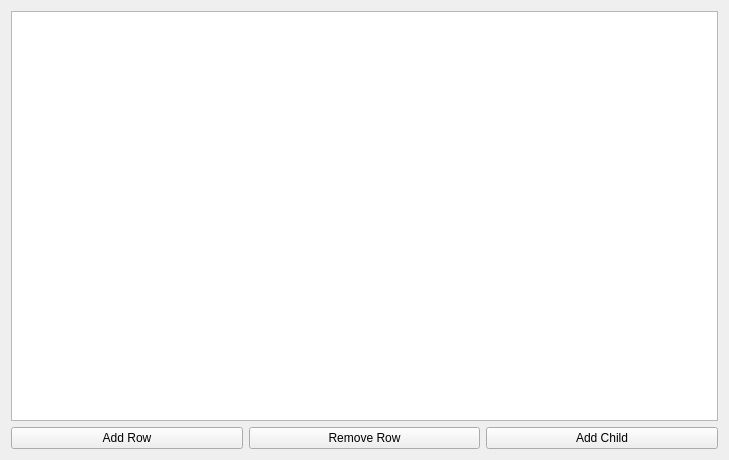
<?xml version="1.0" encoding="UTF-8"?>
<ui version="4.0">
 <class>Widget</class>
 <widget class="QWidget" name="Widget">
  <property name="geometry">
   <rect>
    <x>0</x>
    <y>0</y>
    <width>729</width>
    <height>460</height>
   </rect>
  </property>
  <property name="windowTitle">
   <string>Widget</string>
  </property>
  <layout class="QVBoxLayout" name="verticalLayout">
   <item>
    <widget class="QTreeView" name="treeView"/>
   </item>
   <item>
    <layout class="QHBoxLayout" name="horizontalLayout">
     <item>
      <widget class="QPushButton" name="addRowButton">
       <property name="text">
        <string>Add Row</string>
       </property>
      </widget>
     </item>
     <item>
      <widget class="QPushButton" name="removeButton">
       <property name="text">
        <string>Remove Row</string>
       </property>
      </widget>
     </item>
     <item>
      <widget class="QPushButton" name="addChildButton">
       <property name="text">
        <string>Add Child</string>
       </property>
      </widget>
     </item>
    </layout>
   </item>
  </layout>
 </widget>
 <resources/>
 <connections/>
</ui>
